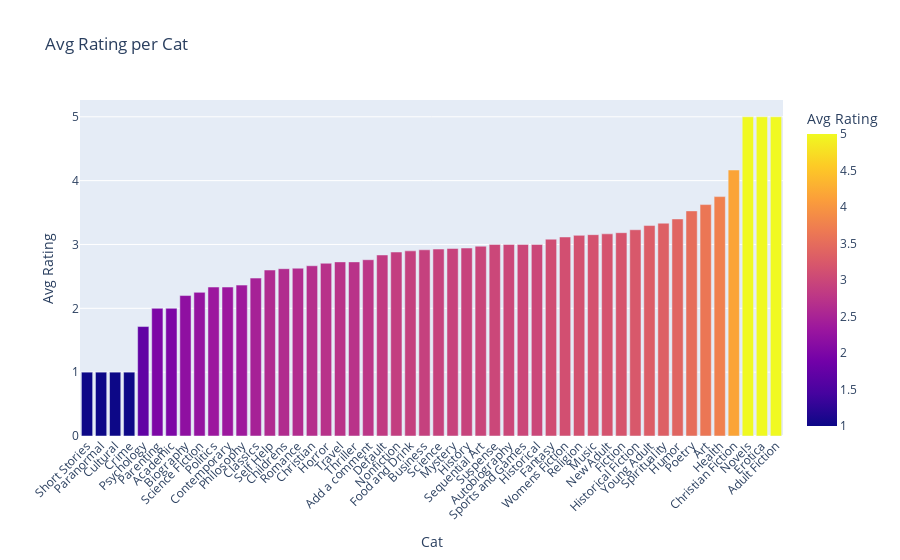

This figure's notebook cell:
### Markdown cell above
# Average Rating per Category

### Code cell
import plotly.express as px
category_ratings_grouped = df.groupby('category')['rating']
category_ratings_mean_indexed = category_ratings_grouped.mean().reset_index()

category_ratings_sorted = category_ratings_mean_indexed.sort_values('rating')

fig_ratings = px.bar(
    category_ratings_sorted,
    x='category',
    y='rating',
    title='Avg Rating per Cat',
    labels={'rating': 'Avg Rating', 'category': 'Cat'},
    color='rating'
)
fig_ratings.update_layout(xaxis_tickangle=-45)
fig_ratings.show()

### Figure 1 — Plotly figure (JSON) as saved in the notebook; plotly's stock layout.template omitted (floating-point values rounded to 4 significant figures)
{"data": [{"alignmentgroup": "True", "hovertemplate": "Cat=%{x}<br>Avg Rating=%{marker.color}<extra></extra>", "legendgroup": "", "marker": {"color": [1, 1, 1, 1, 1.714, 2, 2, 2.2, 2.25, 2.333, 2.333, 2.364, 2.474, 2.6, 2.621, 2.629, 2.667, 2.706, 2.727, 2.727, 2.761, 2.836, 2.882, 2.9, 2.917, 2.929, 2.938, 2.944, 2.973, 3, 3, 3, 3, 3.083, 3.118, 3.143, 3.154, 3.167, 3.185, 3.231, 3.296, 3.333, 3.4, 3.526, 3.625, 3.75, 4.167, 5, 5, 5], "coloraxis": "coloraxis", "pattern": {"shape": ""}}, "name": "", "offsetgroup": "", "orientation": "v", "showlegend": false, "textposition": "auto", "type": "bar", "x": ["Short Stories", "Paranormal", "Cultural", "Crime", "Psychology", "Parenting", "Academic", "Biography", "Science Fiction", "Politics", "Contemporary", "Philosophy", "Classics", "Self Help", "Childrens", "Romance", "Christian", "Horror", "Travel", "Thriller", "Add a comment", "Default", "Nonfiction", "Food and Drink", "Business", "Science", "Mystery", "History", "Sequential Art", "Suspense", "Autobiography", "Sports and Games", "Historical", "Fantasy", "Womens Fiction", "Religion", "Music", "New Adult", "Fiction", "Historical Fiction", "Young Adult", "Spirituality", "Humor", "Poetry", "Art", "Health", "Christian Fiction", "Novels", "Erotica", "Adult Fiction"], "xaxis": "x", "y": [1, 1, 1, 1, 1.714, 2, 2, 2.2, 2.25, 2.333, 2.333, 2.364, 2.474, 2.6, 2.621, 2.629, 2.667, 2.706, 2.727, 2.727, 2.761, 2.836, 2.882, 2.9, 2.917, 2.929, 2.938, 2.944, 2.973, 3, 3, 3, 3, 3.083, 3.118, 3.143, 3.154, 3.167, 3.185, 3.231, 3.296, 3.333, 3.4, 3.526, 3.625, 3.75, 4.167, 5, 5, 5], "yaxis": "y"}], "layout": {"barmode": "relative", "coloraxis": {"colorbar": {"title": {"text": "Avg Rating"}}, "colorscale": [[0, "#0d0887"], [0.1111, "#46039f"], [0.2222, "#7201a8"], [0.3333, "#9c179e"], [0.4444, "#bd3786"], [0.5556, "#d8576b"], [0.6667, "#ed7953"], [0.7778, "#fb9f3a"], [0.8889, "#fdca26"], [1, "#f0f921"]]}, "legend": {"tracegroupgap": 0}, "title": {"text": "Avg Rating per Cat"}, "xaxis": {"anchor": "y", "domain": [0, 1], "tickangle": -45, "title": {"text": "Cat"}}, "yaxis": {"anchor": "x", "domain": [0, 1], "title": {"text": "Avg Rating"}}}}
